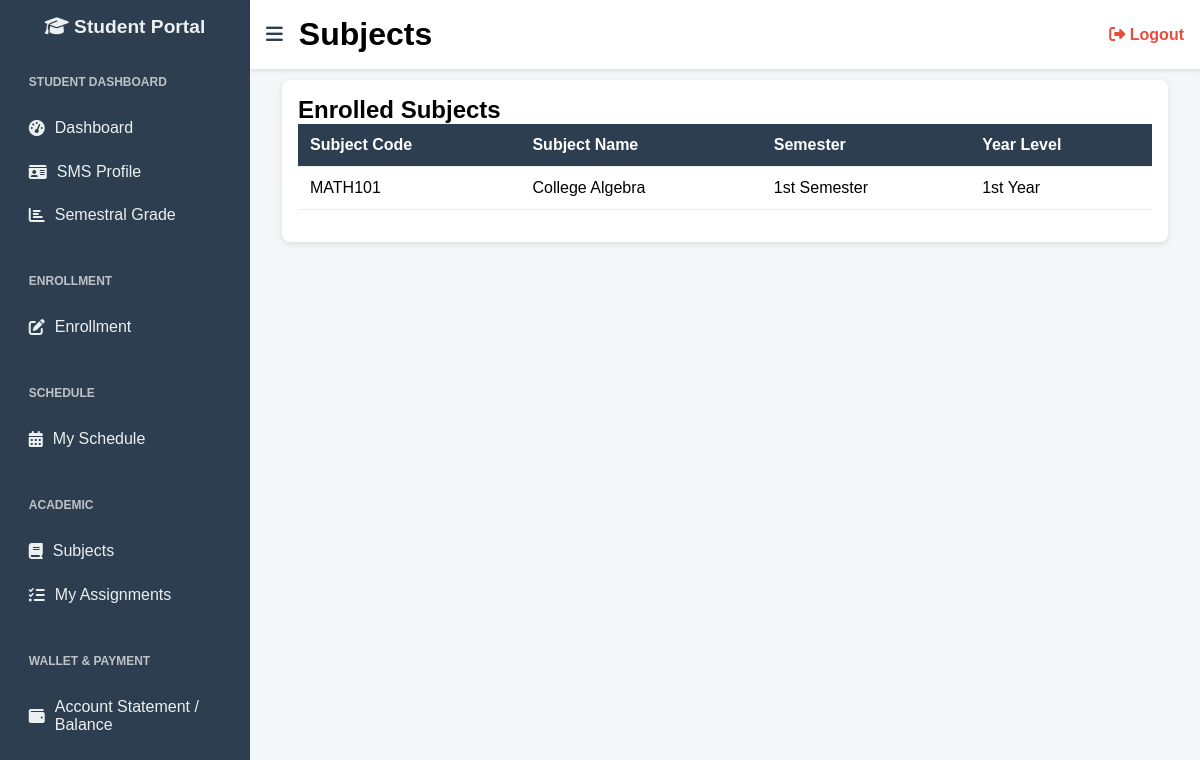
Screenshot of /subjects.php (signed in) with the database file from the repository.
### tables this page shows
CREATE TABLE `subjects` (
  `id` int(11) NOT NULL,
  `subject_code` varchar(50) NOT NULL,
  `subject_name` varchar(100) NOT NULL,
  `units` int(11) NOT NULL,
  `semester` varchar(20) DEFAULT NULL,
  `year_level` varchar(20) DEFAULT NULL,
  `school_year` varchar(9) DEFAULT NULL,
  `program` varchar(255) DEFAULT NULL
);

### subjects.php (the view, shortened to what this page needs)
<?php
$studentId = $_SESSION['student_id'];
$host = "localhost";
$user = "root";
$pass = "";
$dbname = "student_management_system";
$conn = new mysqli($host, $user, $pass, $dbname);
$subjects = [];
$table_check = $conn->query("SHOW TABLES LIKE 'enrollments'");
if ($table_check->num_rows > 0) {
    $sql = "SELECT s.subject_code, s.subject_name, s.semester, s.year_level as school_year
            FROM subjects s
            JOIN enrollments e ON s.id = e.subject_id
            WHERE e.student_id = ?";
    $stmt = $conn->prepare($sql);
    $stmt->bind_param("i", $studentId);
    $stmt->execute();
    $result = $stmt->get_result();
    while ($row = $result->fetch_assoc()) {
        $subjects[] = $row;
    }
} else {
    echo "<div class='alert alert-warning'>The subjects system is being set up. Please check back later.</div>";
}
?>
<!DOCTYPE html>
<html lang="en">
<head>
  <link rel="stylesheet" href="https://cdnjs.cloudflare.com/ajax/libs/font-awesome/6.4.0/css/all.min.css" />
</head>
<body>
<div class="sidebar" id="sidebar">
        <h2><i class="fas fa-graduation-cap"></i> <span>Student Portal</span></h2>
        <ul>
            <li class="section-title">Student Dashboard</li>
            <li><a href="dashboard.php"><i class="fas fa-tachometer-alt"></i> <span>Dashboard</span></a></li>
            <li><a href="sms_profile.php"><i class="fas fa-id-card"></i> <span>SMS Profile</span></a></li>
            <li><a href="semestral_grade.php"><i class="fas fa-chart-bar"></i> <span>Semestral Grade</span></a></li>
            <li class="section-title">Enrollment</li>
            <li><a href="enrollment.php"><i class="fas fa-edit"></i> <span>Enrollment</span></a></li>
            <li class="section-title">Schedule</li>
            <li><a href="student_schedule.php"><i class="fas fa-calendar-alt"></i> <span>My Schedule</span></a></li>
            <li class="section-title">Academic</li>
            <li><a href="subjects.php"><i class="fas fa-book"></i> <span>Subjects</span></a></li>
            <li><a href="student_assignments.php"><i class="fas fa-tasks"></i> <span>My Assignments</span></a></li>
            <li class="section-title">Wallet & Payment</li>
            <li><a href="account_statement.php"><i class="fas fa-wallet"></i> <span>Account Statement / Balance</span></a></li>
        </ul>
    </div>
  <div class="topbar" id="topbar">
    <button class="toggle-btn" onclick="toggleSidebar()"><i class="fas fa-bars"></i></button>
    <h1>Subjects</h1>
    <a href="logout.php" class="logout-btn"><i class="fas fa-sign-out-alt"></i> Logout</a>
  </div>
  <div class="content" id="content">
    <div class="subjects-table">
      <h2>Enrolled Subjects</h2>
      <table>
        <thead>
          <tr>
            <th>Subject Code</th>
            <th>Subject Name</th>
            <th>Semester</th>
            <th>Year Level</th>
          </tr>
        </thead>
        <tbody>
          <?php if (count($subjects) > 0): ?>
            <?php foreach ($subjects as $row): ?>
              <tr>
                <td><?php echo htmlspecialchars($row['subject_code']); ?></td>
                <td><?php echo htmlspecialchars($row['subject_name']); ?></td>
                <td><?php echo htmlspecialchars($row['semester']); ?></td>
                <td><?php echo htmlspecialchars($row['school_year']); ?></td>
              </tr>
            <?php endforeach; ?>
          <?php else: ?>
            <tr><td colspan="4" style="text-align:center;">No subjects found.</td></tr>
          <?php endif; ?>
        </tbody>
      </table>
    </div>
  </div>
</body>
</html>

### subjects.php (style rules this page uses)
* { box-sizing: border-box; margin: 0; padding: 0; }
body { font-family: Arial, sans-serif; display: flex; min-height: 100vh; background-color: #f4f6f8; }
.sidebar { width: 250px; background-color: #2c3e50; color: #ecf0f1; padding-top: 1rem; flex-shrink: 0; overflow: hidden; transition: all 0.3s ease; }
.sidebar h2 { text-align: center; margin-bottom: 1rem; font-size: 1.2rem; }
.sidebar ul { list-style: none; padding: 0 1rem; }
.sidebar li { padding: 0.8rem; transition: background-color 0.2s; }
.sidebar .section-title { font-weight: bold; font-size: 0.75rem; margin-top: 1.5rem; margin-bottom: 0.3rem; color: #bdc3c7; text-transform: uppercase; }
.sidebar li a { text-decoration: none; color: inherit; display: flex; align-items: center; gap: 10px; }
.topbar { position: fixed; left: 250px; right: 0; top: 0; background-color: #fff; padding: 1rem; box-shadow: 0 2px 4px rgba(0,0,0,0.1); z-index: 999; display: flex; align-items: center; gap: 1rem; transition: all 0.3s ease; }
.toggle-btn { font-size: 1.2rem; cursor: pointer; background: none; border: none; color: #2c3e50; }
.logout-btn { margin-left: auto; text-decoration: none; color: #e74c3c; font-weight: bold; }
.content { flex-grow: 1; padding: 5rem 2rem 2rem 2rem; transition: all 0.3s ease; margin-left: 0; }
.subjects-table { background: #fff; border-radius: 0.5rem; padding: 1rem; box-shadow: 0 2px 6px rgba(0,0,0,0.1); overflow-x: auto; }
table { width: 100%; border-collapse: collapse; margin-bottom: 1rem; }
th, td { padding: 0.75rem; border-bottom: 1px solid #eee; text-align: left; }
th { background: #2c3e50; color: white; }

### rows the page displays
subjects: subject_code "MATH101", subject_name "College Algebra", semester "1st Semester", year_level "1st Year"
